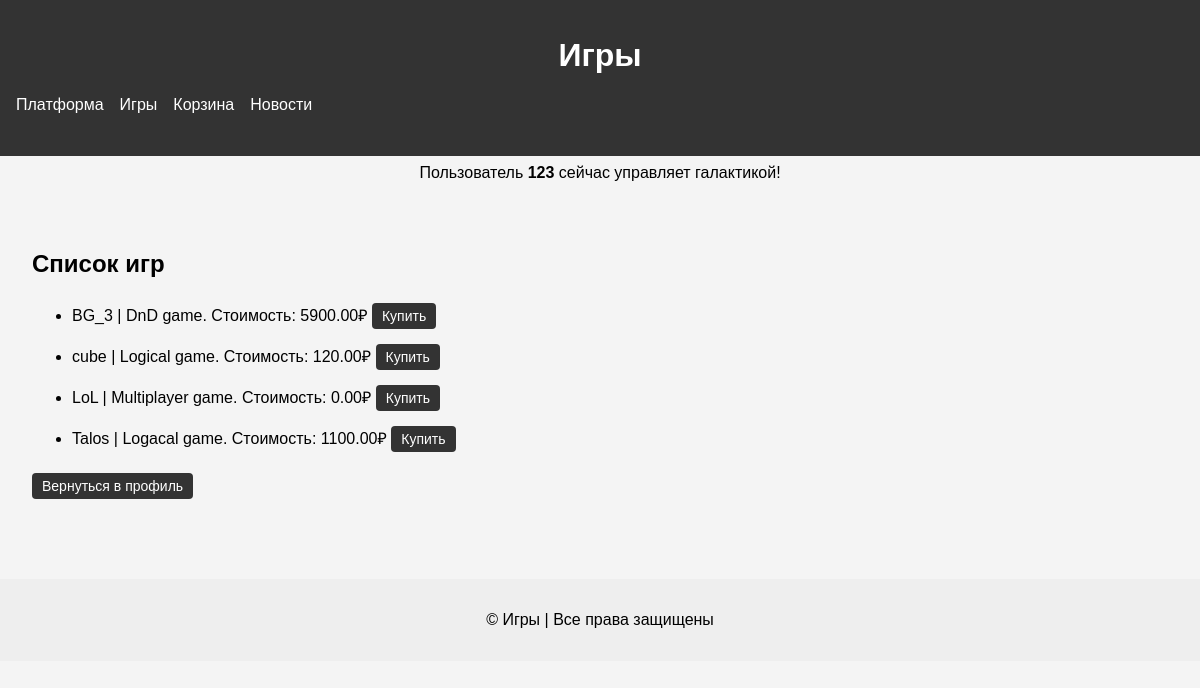
Screenshot of /games/ (signed in) with the database file from the repository.
### task/models.py (models this page shows)
class Game(models.Model):
    title = models.CharField(max_length=255)
    cost = models.DecimalField(max_digits=10, decimal_places=2)
    size = models.DecimalField(max_digits=6, decimal_places=2)
    description = models.TextField()
    age_limited = models.BooleanField('Buyer',default=False, blank=True)
    buyer = models.ManyToManyField('Buyer', related_name='games', blank=True)
    def __str__(self):
        return self.title
    class Meta:
        verbose_name = 'Игра'
        verbose_name_plural = 'Игры'

### task/views.py (the view)
# urls.py: path('games/', games, name='games'),
def games(request):
    games_list = Game.objects.all()
    context = {
        'title': 'Игры',
        'text': 'Список доступных игр',
        'main_menu': get_main_menu(),
        'games': games_list,
    }
    return render(request, 'task/games.html', context)

### task/views.py (called while the page is built)
def get_main_menu():
    return [
        {'title': 'Платформа', 'url_name': 'platform'},
        {'title': 'Игры', 'url_name': 'games'},
        {'title': 'Корзина', 'url_name': 'cart'},
        {'title': 'Новости', 'url_name': 'news'},
    ]

### templates/task/games.html (shortened to what this page needs)
{% extends 'task/main.html' %}
{% block content %}
<h2 class="section-title">Список игр</h2>
<ul>
    {% for game in games %}
        <li class="game-item">
            {{ game.title }} | {{ game.description }}. Стоимость: {{ game.cost }}₽
            <a href="{% url 'add_to_cart' game %}">
                <button>Купить</button>
            </a>
        </li>
    {% endfor %}
</ul>
    {% if request.session.buyer_name %}
    <a href="{% url 'profile' username=request.session.buyer_name %}">
        <button>Вернуться в профиль</button>
    </a>
{% endif %}
{% endblock %}

### templates/task/main.html (style rules this page uses)
body { font-family: Arial, sans-serif; margin: 0; padding: 0; background-color: #f4f4f4; }
button { padding: 5px 10px; background-color: #333; color: white; border: none; border-radius: 4px; cursor: pointer; font-size: 14px; margin-top: 5px; }
ul li { margin-bottom: 10px; }

### rows the page displays
Game: title "BG_3", description "DnD game", cost "5900.00"
Game: title "cube", description "Logical game", cost "120.00"
Game: title "LoL", description "Multiplayer game", cost "0.00"
Game: title "Talos", description "Logacal game", cost "1100.00"

### other values shown
{{ title }} "Игры"
{{ item.title }} "Платформа" "Игры" "Корзина" "Новости"
{{ request.session.buyer_name }} "123"
